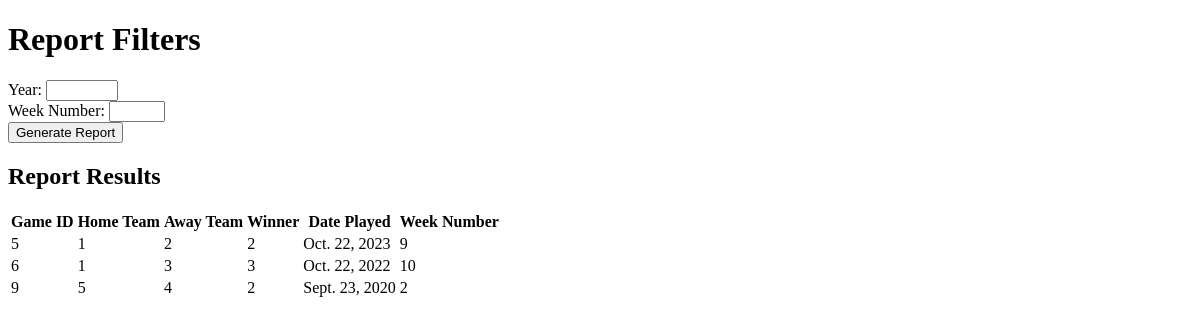
Page /seasontracker/report_interface/ on the earlier database version.
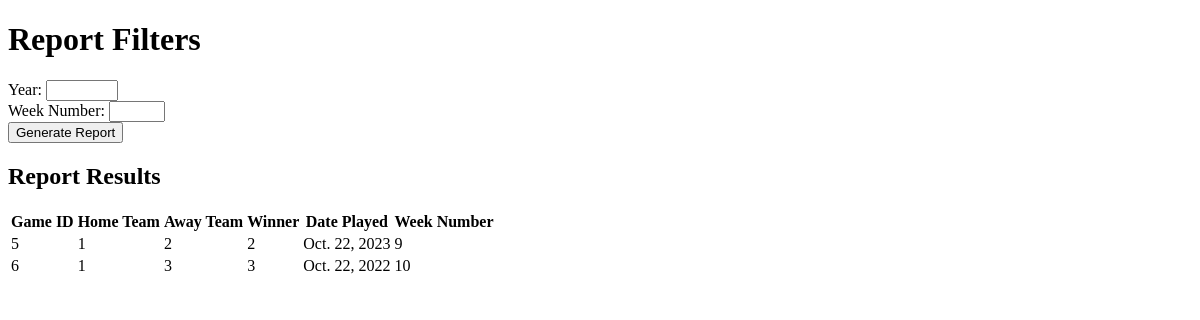
Same page on the later database version.
### nflseason/models.py (models this page shows)
class Games(models.Model):
    game_id = models.AutoField(primary_key=True)
    home_team = models.IntegerField()
    away_team = models.IntegerField()
    winner = models.IntegerField()
    date_played = models.DateField()
    week_number = models.IntegerField()

### nflseason/views.py (the view)
# urls.py: path('report_interface/', views.report_interface, name='report_interface'),
def report_interface(request):
    if request.method == 'POST':
        year = request.POST.get('year')
        week_number = request.POST.get('week_number')
        if year:
            games = Games.objects.filter(date_played__year=year)
            if week_number:
                games = games.filter(week_number=week_number)
        else:
            games = Games.objects.all()
        return render(request, 'report_interface.html', {'games': games})
    else:
        games = Games.objects.all()
        return render(request, 'report_interface.html', {'games': games})

### nflseason/templates/report_interface.html (shortened to what this page needs)
<!DOCTYPE html>
<html>
<head>
</head>
<body>
    <h1>Report Filters</h1>
    <form method="post">
        <label for="year">Year:</label>
        <input type="number" name="year" id="year" min="1920" max="2023" required>
        <br>
        <label for="week_number">Week Number:</label>
        <input type="number" name="week_number" id="week_number" min="1" max="23" required>
        <br>
        <input type="submit" value="Generate Report">
    </form>
    <h2>Report Results</h2>
    <table>
        <thead>
            <tr>
                <th>Game ID</th>
                <th>Home Team</th>
                <th>Away Team</th>
                <th>Winner</th>
                <th>Date Played</th>
                <th>Week Number</th>
            </tr>
        </thead>
        <tbody>
            {% for game in games %}
                <tr>
                    <td>{{ game.game_id }}</td>
                    <td>{{ game.home_team }}</td>
                    <td>{{ game.away_team }}</td>
                    <td>{{ game.winner }}</td>
                    <td>{{ game.date_played }}</td>
                    <td>{{ game.week_number }}</td>
                </tr>
            {% endfor %}
        </tbody>
    </table>
</body>
</html>

Differences in the rows shown:
removed Games: game_id "9", home_team "5", away_team "4", winner "2", date_played "Sept. 23, 2020", week_number "2"
